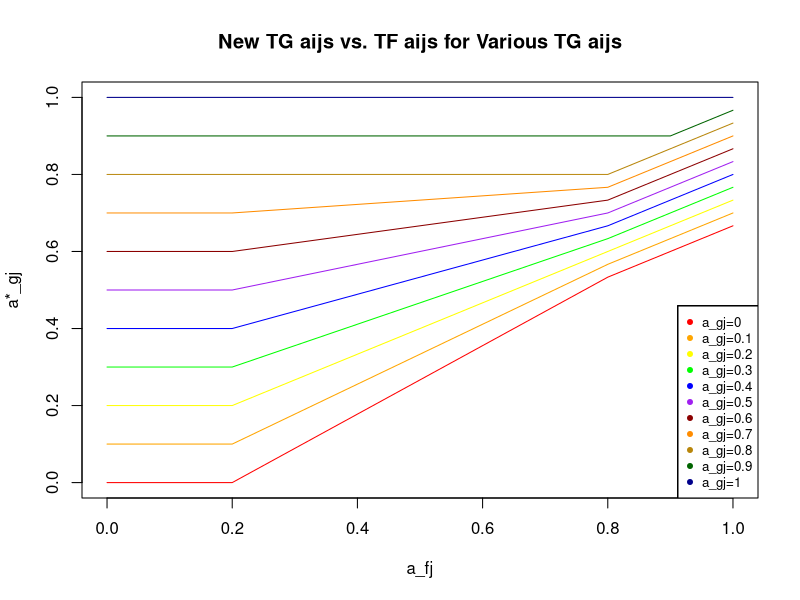

This figure's R source:
updated_tg_aij <- function(tf, tg, H, L, w_m, w_trn) {
  tg_updated = 0
  if (tf <= L) {
    tg_updated = tg
  } else if (tf >= H) {
    val = 1/(w_m+w_trn)*(w_m*tg+w_trn*tf)
    if (val > tg) {
      tg_updated = val
    } else {
      tg_updated = tg
    }
  } else {
    low = updated_tg_aij(L,tg,H,L,w_m,w_trn)
    high = updated_tg_aij(H,tg,H,L,w_m,w_trn)
    #val = tg+(tf-L)*(high-low)
    m = (high-low)/(H-L)
    val = (tf-L)*m+tg
    if (val > tg) {
      tg_updated = val
    } else {
      tg_updated = tg
    }
  }
  return(tg_updated)
}

updated_tg_aij_vector <- function(tf, tg, H, L, w_m, w_trn) {
  return(lapply(tf, FUN=function(x) updated_tg_aij(x,tg,H,L,w_m,w_trn)))
}






H = 0.8
L = 0.2
w_m = 0.5
w_trn = 1
lim = c(0,1)
colors = c("red","orange","yellow","green","blue","purple","darkred","darkorange","darkgoldenrod","darkgreen","darkblue")
par(mfrow=c(1,1))
plot(c(),c(), xlim=lim, ylim=lim, ylab="a*_gj", xlab="a_fj", main="New TG aijs vs. TF aijs for Various TG aijs")
for (tg in seq(0,1,0.1)) {
  curve(updated_tg_aij_vector(x,tg,H,L,w_m,w_trn), add=TRUE, col=colors[as.integer(10*tg+1)])
  legend("bottomright", c("a_gj=0","a_gj=0.1","a_gj=0.2","a_gj=0.3","a_gj=0.4","a_gj=0.5","a_gj=0.6","a_gj=0.7","a_gj=0.8","a_gj=0.9","a_gj=1"), col=colors, pch=c(20), pt.cex=1,cex=0.8)
} 
